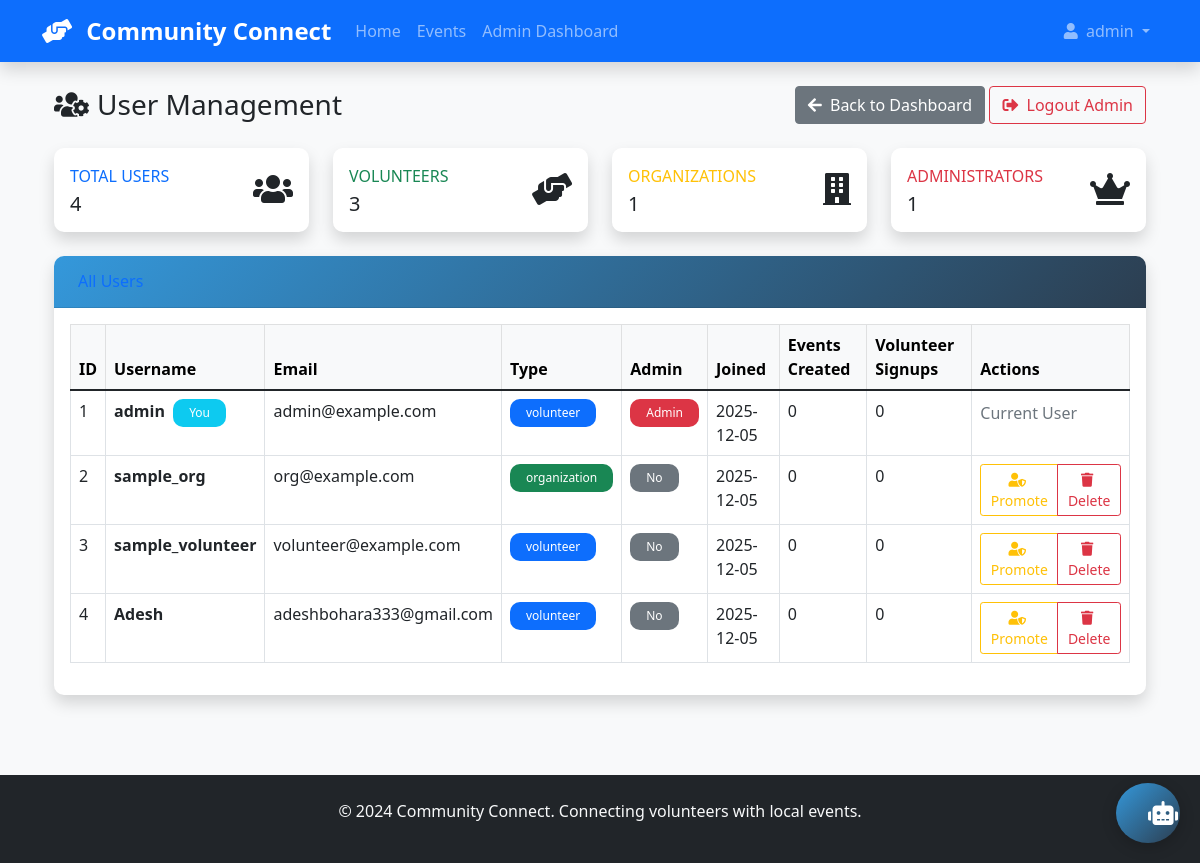
The app's page /admin/users (signed in) with its own data.
### app/models.py (models this page shows, shortened)
class User(UserMixin, db.Model):
    __tablename__ = 'users'
    id = db.Column(db.Integer, primary_key=True)
    username = db.Column(db.String(64), unique=True, nullable=False)
    email = db.Column(db.String(120), unique=True, nullable=False)
    password_hash = db.Column(db.String(256))
    user_type = db.Column(db.String(20), nullable=False, default='volunteer')
    is_admin = db.Column(db.Boolean, default=False)
    created_at = db.Column(db.DateTime, default=datetime.utcnow)
    google_id = db.Column(db.String(120), unique=True, nullable=True)
    picture = db.Column(db.String(500), nullable=True)
    given_name = db.Column(db.String(64), nullable=True)
    family_name = db.Column(db.String(64), nullable=True)
    password_reset_tokens = db.relationship('PasswordResetToken', backref='user', lazy=True, cascade='all, delete-orphan')

### app/routes.py (the view)
@main.route('/admin/users')
@login_required
def admin_users():
    if not current_user.is_admin:
        flash('Admin access required', 'error')
        return redirect(url_for('main.admin_login'))
    users = User.query.all()
    return render_template('admin_users.html', users=users)

### app/__init__.py (called while the page is built)
@login_manager.user_loader
def load_user(user_id):
    try:
        if not user_id or user_id == 'None' or user_id == 'none':
            print(f"⚠️  Warning: Invalid user_id received: {repr(user_id)}")
            return None
        user_id_int = int(user_id)
        user = User.query.get(user_id_int)
        if not user:
            print(f"⚠️  Warning: No user found with id: {user_id_int}")
        return user
    except (ValueError, TypeError) as e:
        print(f"❌ Error loading user with id '{user_id}': {e}")
        return None
    except Exception as e:
        print(f"❌ Unexpected error loading user: {e}")
        return None

### app/templates/admin_users.html (shortened to what this page needs)
{% extends "base.html" %}
{% block content %}
<div class="container-fluid">
    <div class="d-sm-flex align-items-center justify-content-between mb-4">
        <h1 class="h3 mb-0 text-gray-800">
            <i class="fas fa-users-cog me-2"></i>User Management
        </h1>
        <div>
            <a href="{{ url_for('main.admin_dashboard') }}" class="btn btn-secondary">
                <i class="fas fa-arrow-left me-1"></i> Back to Dashboard
            </a>
            <a href="{{ url_for('main.admin_logout') }}" class="btn btn-outline-danger">
                <i class="fas fa-sign-out-alt me-1"></i> Logout Admin
            </a>
        </div>
    </div>
    <div class="row mb-4">
        <div class="col-md-3">
            <div class="card border-left-primary shadow h-100">
                <div class="card-body">
                    <div class="row no-gutters align-items-center">
                        <div class="col mr-2">
                            <div class="text-xs font-weight-bold text-primary text-uppercase mb-1">
                                Total Users
                            </div>
                            <div class="h5 mb-0 font-weight-bold text-gray-800">{{ users|length }}</div>
                        </div>
                        <div class="col-auto">
                            <i class="fas fa-users fa-2x text-gray-300"></i>
                        </div>
                    </div>
                </div>
            </div>
        </div>
        <div class="col-md-3">
            <div class="card border-left-success shadow h-100">
                <div class="card-body">
                    <div class="row no-gutters align-items-center">
                        <div class="col mr-2">
                            <div class="text-xs font-weight-bold text-success text-uppercase mb-1">
                                Volunteers
                            </div>
                            <div class="h5 mb-0 font-weight-bold text-gray-800">
                                {{ users|selectattr('user_type', 'equalto', 'volunteer')|list|length }}
                            </div>
                        </div>
                        <div class="col-auto">
                            <i class="fas fa-hands-helping fa-2x text-gray-300"></i>
                        </div>
                    </div>
                </div>
            </div>
        </div>
        <div class="col-md-3">
            <div class="card border-left-warning shadow h-100">
                <div class="card-body">
                    <div class="row no-gutters align-items-center">
                        <div class="col mr-2">
                            <div class="text-xs font-weight-bold text-warning text-uppercase mb-1">
                                Organizations
                            </div>
                            <div class="h5 mb-0 font-weight-bold text-gray-800">
                                {{ users|selectattr('user_type', 'equalto', 'organization')|list|length }}
                            </div>
                        </div>
                        <div class="col-auto">
                            <i class="fas fa-building fa-2x text-gray-300"></i>
                        </div>
                    </div>
                </div>
            </div>
        </div>
        <div class="col-md-3">
            <div class="card border-left-danger shadow h-100">
                <div class="card-body">
                    <div class="row no-gutters align-items-center">
                        <div class="col mr-2">
                            <div class="text-xs font-weight-bold text-danger text-uppercase mb-1">
                                Administrators
                            </div>
                            <div class="h5 mb-0 font-weight-bold text-gray-800">
                                {{ users|selectattr('is_admin')|list|length }}
                            </div>
                        </div>
                        <div class="col-auto">
                            <i class="fas fa-crown fa-2x text-gray-300"></i>
                        </div>
                    </div>
                </div>
            </div>
        </div>
    </div>
    <div class="card shadow mb-4">
        <div class="card-header py-3 d-flex justify-content-between align-items-center">
            <h6 class="m-0 font-weight-bold text-primary">All Users</h6>
        </div>
        <div class="card-body">
            <div class="table-responsive">
                <table class="table table-bordered table-hover" id="usersTable">
                    <thead class="table-light">
                        <tr>
                            <th>ID</th>
                            <th>Username</th>
                            <th>Email</th>
                            <th>Type</th>
                            <th>Admin</th>
                            <th>Joined</th>
                            <th>Events Created</th>
                            <th>Volunteer Signups</th>
                            <th>Actions</th>
                        </tr>
                    </thead>
                    <tbody>
                        {% for user in users %}
                        <tr>
                            <td>{{ user.id }}</td>
                            <td>
                                <strong>{{ user.username }}</strong>
                                {% if user.id == current_user.id %}
                                <span class="badge bg-info ms-1">You</span>
                                {% endif %}
                            </td>
                            <td>{{ user.email }}</td>
                            <td>
                                <span class="badge bg-{{ 'success' if user.user_type == 'organization' else 'primary' }}">
                                    {{ user.user_type }}
                                </span>
                            </td>
                            <td>
                                {% if user.is_admin %}
                                <span class="badge bg-danger">Admin</span>
                                {% else %}
                                <span class="badge bg-secondary">No</span>
                                {% endif %}
                            </td>
                            <td>{{ user.created_at.strftime('%Y-%m-%d') }}</td>
                            <td>{{ user.events_created|length }}</td>
                            <td>{{ user.volunteer_signups|length }}</td>
                            <td>
                                <div class="btn-group btn-group-sm">
                                    {% if user.id != current_user.id %}
                                    <button class="btn btn-outline-warning toggle-admin-btn"
                                            data-user-id="{{ user.id }}"
                                            data-username="{{ user.username }}"
                                            data-is-admin="{{ user.is_admin|lower }}">
                                        <i class="fas fa-user-shield me-1"></i>
                                        {{ 'Demote' if user.is_admin else 'Promote' }}
                                    </button>
                                    <button class="btn btn-outline-danger delete-user-btn"
                                            data-user-id="{{ user.id }}"
                                            data-username="{{ user.username }}">
                                        <i class="fas fa-trash me-1"></i> Delete
                                    </button>
                                    {% else %}
                                    <span class="text-muted">Current User</span>
                                    {% endif %}
                                </div>
                            </td>
                        </tr>
                        {% endfor %}
                    </tbody>
                </table>
            </div>
        </div>
    </div>
</div>
{% endblock %}

### app/templates/base.html (shortened to what this page needs)
<!DOCTYPE html>
<html lang="en">
<head>
    <link href="https://cdn.jsdelivr.net/npm/bootstrap@5.1.3/dist/css/bootstrap.min.css" rel="stylesheet">
    <link href="https://cdnjs.cloudflare.com/ajax/libs/font-awesome/5.15.4/css/all.min.css" rel="stylesheet">
    <link href="{{ url_for('static', filename='style.css') }}" rel="stylesheet">
</head>
<body class="bg-light d-flex flex-column min-vh-100">
    <nav class="navbar navbar-expand-lg navbar-dark bg-primary shadow">
        <div class="container">
            <a class="navbar-brand" href="{{ url_for('main.index') }}">
                <i class="fas fa-hands-helping me-2"></i>
                <strong>Community Connect</strong>
            </a>
            <div class="collapse navbar-collapse" id="navbarNav">
                <ul class="navbar-nav me-auto">
                    <li class="nav-item">
                        <a class="nav-link" href="{{ url_for('main.index') }}">Home</a>
                    </li>
                    <li class="nav-item">
                        <a class="nav-link" href="{{ url_for('main.events') }}">Events</a>
                    </li>
                    {% if current_user.is_authenticated %}
                    <li class="nav-item">
                        {% if current_user.is_admin %}
                        <a class="nav-link" href="{{ url_for('main.admin_dashboard') }}">Admin Dashboard</a>
                        {% else %}
                        <a class="nav-link" href="{{ url_for('main.dashboard') }}">Dashboard</a>
                        {% endif %}
                    </li>
                    {% endif %}
                </ul>
                <ul class="navbar-nav">
                    {% if current_user.is_authenticated %}
                    <li class="nav-item dropdown">
                        <a class="nav-link dropdown-toggle" href="#" id="navbarDropdown" role="button" data-bs-toggle="dropdown">
                            <i class="fas fa-user me-1"></i> {{ current_user.username }}
                        </a>
                    </li>
                {% endif %}
                </ul>
            </div>
        </div>
    </nav>
    <main class="container my-4 flex-grow-1">
        {% block content %}{% endblock %}
    </main>
    <footer class="bg-dark text-light py-4 mt-auto">
        <div class="container text-center">
            <p>&copy; 2024 Community Connect. Connecting volunteers with local events.</p>
        </div>
    </footer>
</body>
</html>
<button id="chatbot-toggle" class="btn btn-primary chatbot-toggle">
    <i class="fas fa-robot"></i>
</button>

### app/static/style.css (style rules this page uses)
:root { --primary-color: #3498db; --secondary-color: #2c3e50; --success-color: #27ae60; --warning-color: #f39c12; --danger-color: #e74c3c; }
html { height: 100%; }
body { display: flex; flex-direction: column; min-height: 100vh; margin: 0; }
main.container { flex: 1 0 auto; padding-bottom: 2rem; }
footer.bg-dark { flex-shrink: 0; margin-top: auto; width: 100%; }
.card { border: none; border-radius: 10px; box-shadow: 0 4px 6px rgba(0, 0, 0, 0.1); transition: transform 0.3s ease, box-shadow 0.3s ease; }
.card-header { background: linear-gradient(135deg, var(--primary-color), var(--secondary-color)); color: white; border-radius: 10px 10px 0 0 !important; padding: 1.5rem; }
.btn-primary { background: linear-gradient(135deg, var(--primary-color), var(--secondary-color)); border: none; border-radius: 25px; padding: 0.75rem 2rem; transition: all 0.3s ease; }
.navbar-brand { font-weight: bold; font-size: 1.5rem; }
.navbar-nav .nav-link { font-weight: 500; padding: 0.5rem 1rem; border-radius: 25px; transition: all 0.3s ease; }
.badge { border-radius: 10px; padding: 0.5rem 1rem; font-weight: 500; }
.fade-in { animation: fadeIn 0.5s ease-in; }

### app/templates/base.html (style rules this page uses)
.chatbot-toggle { position: fixed; bottom: 20px; right: 20px; width: 60px; height: 60px; border-radius: 50%; font-size: 1.5rem; z-index: 1000; box-shadow: 0 4px 15px rgba(0,0,0,0.2); }

### records on screen
User: username "admin", id "1", shows "You", email "admin@example.com", user_type "volunteer", is_admin "Admin", created_at "2025-12-05", events_created|length "0", volunteer_signups|length "0", shows "Current User"
User: id "2", username "sample_org", email "org@example.com", user_type "organization", shows "No", created_at "2025-12-05", events_created|length "0", volunteer_signups|length "0", is_admin "Promote"
User: id "3", username "sample_volunteer", email "volunteer@example.com", user_type "volunteer", shows "No", created_at "2025-12-05", events_created|length "0", volunteer_signups|length "0", is_admin "Promote"
User: id "4", username "Adesh", email "adeshbohara333@gmail.com", user_type "volunteer", shows "No", created_at "2025-12-05", events_created|length "0", volunteer_signups|length "0", is_admin "Promote"

### other values on screen
{{ users|length }} "4"
{{ users|selectattr('user_type', 'equalto', 'volunteer')|list|length }} "3"
{{ users|selectattr('user_type', 'equalto', 'organization')|list|length }} "1"
{{ users|selectattr('is_admin')|list|length }} "1"
